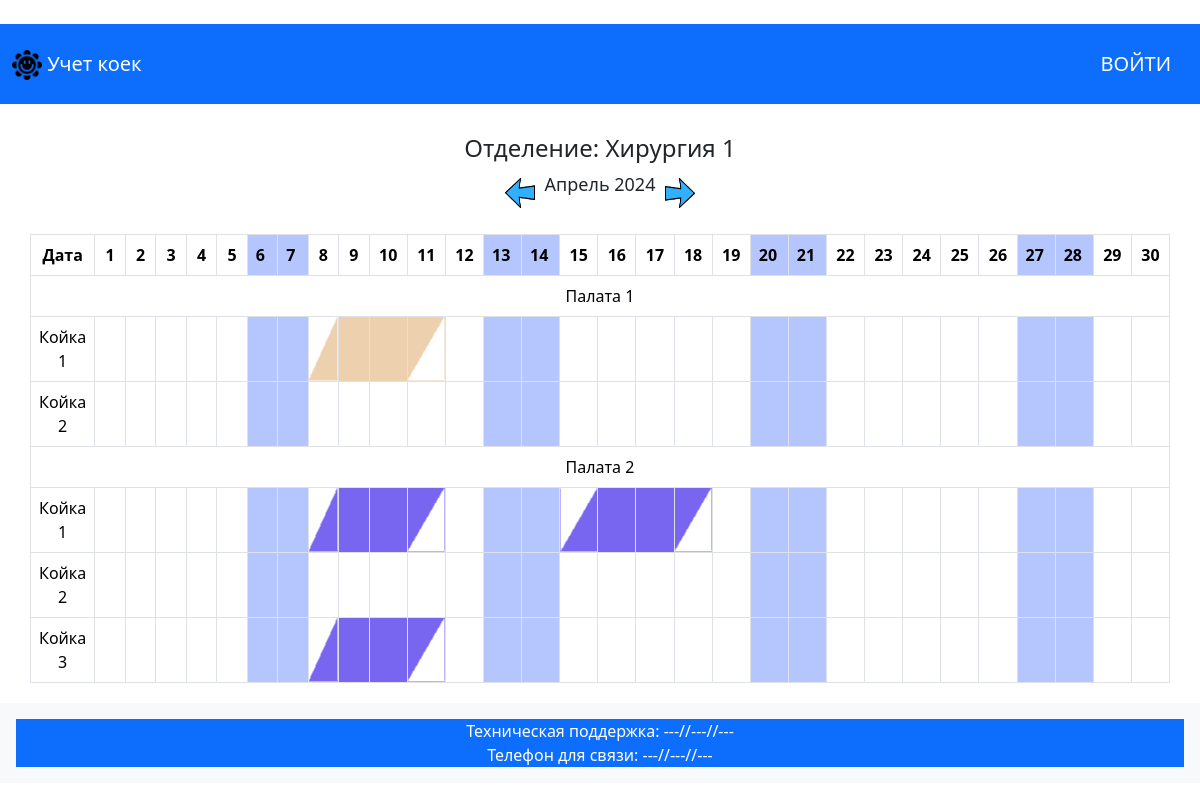
Screenshot of /salaf/2024/4/ with the database file from the repository.
### department/models.py (models this page shows, shortened)
class DepartmentModel(models.Model):
    name = models.CharField(
        max_length=STRING_MAX_LENGTH,
        verbose_name='Название отделения',
        unique=True,)
    address = models.CharField(
        max_length=STRING_MAX_LENGTH*2,
        verbose_name='Адрес')
    slug = models.SlugField(
        verbose_name='Слаг',
        unique=True,
        editable=False,)
    class Meta:
        verbose_name = 'Отделение'
        verbose_name_plural = 'Отделения'
    def __str__(self):
        return self.name

class WardModel(models.Model):
    name = models.CharField(
        max_length=STRING_MAX_LENGTH,
        verbose_name='Наименование палаты',
        )
    department = models.ForeignKey(
        DepartmentModel,
        on_delete=models.PROTECT,
        null=True,
        blank=True,
        verbose_name='Находится в отделении',
    )
    slug = models.SlugField(
        verbose_name='Слаг',
        unique=True,
        editable=False,)
    class Meta:
        verbose_name = 'Палата'
        verbose_name_plural = 'Палаты'

class BedModel(models.Model):
    number = models.CharField(
        max_length=STRING_MAX_LENGTH,
        verbose_name='Номер койки',
        )
    ward = models.ForeignKey(
        WardModel,
        on_delete=models.PROTECT,
        null=True,
        blank=True,
        verbose_name='Находится в палате',
    )
    slug = models.SlugField(
        verbose_name='Слаг',
        unique=True,
        editable=False,)
    class Meta:
        verbose_name = 'Койка'
        verbose_name_plural = 'Койки'

### patients/models.py (models this page shows, shortened)
class OccupyWardModel(models.Model):
    full_name = models.CharField(
        max_length=STRING_MAX_LENGTH,
        verbose_name='Фамилия И.О.'
    )
    telephone = models.CharField(
        max_length=STRING_MAX_LENGTH,
        verbose_name='Телефон',
        blank=True,
    )
    bed = models.ForeignKey(
        BedModel,
        on_delete=models.CASCADE,
        verbose_name='Койка',
    )
    date_checkin = models.DateField(
        verbose_name='Дата заселения',
        default=timezone.now,
        null=True,
    )
    date_checkout = models.DateField(
        verbose_name='Дата выселения',
        default=timezone.now().date() + timezone.timedelta(days=3),
        null=True,
    )
    comment = models.TextField(
        blank=True,
        verbose_name='Комментарий'
    )
    operation = models.BooleanField(
        default=False,
        verbose_name='Операция'
    )
    color = RGBColorField(
        default='#8B0000',
        verbose_name='Цвет заливки',
        help_text='Выберите цвет заливки для пациента'
    )
    slug = models.SlugField(
        verbose_name='Слаг',
        unique=True,
        editable=False,
    )
    class Meta:
        verbose_name = 'Заселенная койка'
        verbose_name_plural = 'Заселенные койки'

### pilgrim/views.py (the view, shortened to what this page needs)
# urls.py: path('<str:department_slug>/<int:year>/<int:month>/', AccountBedsView.as_view(), name='account_beds'),
class AccountBedsView(ListView):
    model = WardModel
    template_name = 'account_beds.html'
    context_object_name = 'wards'
    def get_queryset(self):
        department_slug = self.kwargs.get('department_slug')
        department = DepartmentModel.objects.get(slug=department_slug)
        queryset = WardModel.objects.filter(department=department)
        return queryset
    def get_context_data(self, **kwargs):
            context = super().get_context_data(**kwargs)
            context['department_slug'] = self.kwargs.get('department_slug')
            context['year'] = int(self.kwargs.get('year'))
            context['month'] = int(self.kwargs.get('month'))
            department_slug = self.kwargs.get('department_slug')
            department = DepartmentModel.objects.get(slug=department_slug)
            wards = self.get_queryset().filter(department=department)
            context['wards'] = wards
            context['department'] = department
            year = int(self.kwargs.get('year'))
            month = int(self.kwargs.get('month'))
            previous_month = month
            next_month = month
            if month == 1:
                previous_month = 12
                previous_year = year - 1
            else:
                previous_month -= 1
                previous_year = year
            if month == 12:
                next_month = 1
                next_year = year + 1
            else:
                next_month += 1
                next_year = year
            context['previous_month'] = previous_month
            context['previous_year'] = previous_year
            context['next_month'] = next_month
            context['next_year'] = next_year
            month_name = MONTH_NAMES.get(month)
            context['month_name'] = month_name
            year = int(self.kwargs.get('year'))
            month = int(self.kwargs.get('month'))
            _, num_days = calendar.monthrange(year, month)
            days_with_markings = {day: 'Weekend' if calendar.weekday(year, month, day) in [5, 6] else 'Weekday' for day in range(1, num_days + 1)}
            occupancy_data = []
            for ward in wards:
                for bed in ward.bedmodel_set.all():
                    bed_data = {
                        'ward': ward.name,
                        'number': bed.number,
                        'department': bed.ward.department.name,
                        'occupancy': [
                            {
                                'day': day,
                                'occupied': False,
                                'first_day': False,
                                'last_day': False,
                                'operation': False,
                                'color': '#9fb5ffc4' if calendar.weekday(year, month, day) in [5, 6] else '#FFFFFF',  # Change color based on weekday
                                'prev_color': '#FFFFFF'
                            } for day in range(1, num_days + 1)
                        ]
                    }
                    occupancy_data.append(bed_data)
            bookings = OccupyWardModel.objects.order_by('date_checkin').filter(Q(date_checkin__lte=datetime(year, month, num_days)) & Q(date_checkout__gte=datetime(year, month, 1)))
            for booking in bookings:
                current_date = booking.date_checkin
                while current_date <= booking.date_checkout:
                    if current_date.month == month:
                        for bed_data in occupancy_data:
                            if bed_data['ward'] == booking.bed.ward.name and bed_data['number'] == booking.bed.number and bed_data['department'] == booking.bed.ward.department.name:
                                day_data = next((day for day in bed_data['occupancy'] if day['day'] == current_date.day), None)
                                if day_data:
                                    day_data['occupied'] = True
                                    if current_date == booking.date_checkin:
                                        day_data['first_day'] = True
                                    if current_date == booking.date_checkout:
                                        day_data['last_day'] = True
                                    day_data['operation'] = booking.operation
                                    day_data['color'] = booking.color
                                    day_data['ward_slug'] = booking.bed.ward.slug
                                    day_data['bed_slug'] = booking.bed.slug
                                    day_data['prev_color'] = bed_data['occupancy'][current_date.day - 2]['color'] if current_date.day > 1 else '#FFFFFF'
                    current_date += timezone.timedelta(days=1)
            context['num_days'] = num_days + 1
            context['days_with_markings'] = days_with_markings
            context['occupancy_data'] = occupancy_data
            return context

### templates/account_beds.html (shortened to what this page needs)
{% extends 'base.html' %}
{% block body_site_page %}
{% load static %}
<div class="date-container">
    <h2 class="department-heading">Отделение: {{ department }}</h2>
    <div class="navigation">
        <a class="st_left" href="{% url 'account_beds' department_slug=department_slug year=previous_year month=previous_month %}">
            <img src="{% static '/img/st_left.png' %}" alt="" width="30" height="30" class="d-inline-block align-text-top">
        </a>
        <p class="month-year">{{ month_name }} {{ year }}</p>
        <a class="st_right" href="{% url 'account_beds' department_slug=department_slug year=next_year month=next_month %}">
            <img src="{% static '/img/st_right.png' %}" alt="" width="30" height="30" class="d-inline-block align-text-top">
        </a>
    </div>
</div>
<div class="table-container">
    <table class="table table-bordered custom-table">
        <thead>
            <tr>
                <th scope="col" class="text-center">Дата</th>
                {% for day, marking in days_with_markings.items %}
                    {% if marking == 'Weekend' %}
                        <th scope="col" style="background: linear-gradient(to top right, #9fb5ffc4 20%, #9fb5ffc4 80%)">{{day}}</th>
                    {% else %}
                        <th scope="col" class="text-center">{{day}}</th>
                    {% endif %}
                {% endfor %}
            </tr>
        </thead>
        <tbody>
            {% for ward in wards %}
                <tr>
                    <td colspan="{{ num_days }}" class="text-center">Палата {{ ward.name }}</td>
                </tr>
                {% for bed in ward.bedmodel_set.all %}
                    {% for bed_data in occupancy_data %}
                        {% if ward.name == bed_data.ward and bed.number == bed_data.number %}
                            <tr>
                                <td class="text-center">Койка {{ bed.number }}</td>
                                {% for day_data in bed_data.occupancy %}
                                    {% if day_data.occupied %}
                                    {% if day_data.first_day and not day_data.last_day %}
                                        <td class="clickable-cell" onclick="window.location.href='{% url 'day_info' department_slug=department_slug ward_slug=bed.ward.slug bed_slug=bed.slug year=year month=month day=day_data.day %}'" style="background: linear-gradient(to top left, {{ day_data.color }} 50%, #ffffff 50%); color: transparent"></td>
                                    {% elif day_data.last_day %}
                                        <td  style="background: linear-gradient(to top left, #ffffff 50%, {{ day_data.color }} 50%); color: transparent"></td>
                                    {% else %}
                                        {% if day_data.operation %}
                                            <td class="clickable-cell" onclick="window.location.href='{% url 'day_info' department_slug=department_slug ward_slug=bed.ward.slug bed_slug=bed.slug year=year month=month day=day_data.day %}'" style="background: linear-gradient(to top right, {{ day_data.color }} 80%, #FF0000 20%); color: transparent"></td>
                                        {% else %}
                                            <td class="clickable-cell" onclick="window.location.href='{% url 'day_info' department_slug=department_slug ward_slug=bed.ward.slug bed_slug=bed.slug year=year month=month day=day_data.day %}'" style="background: linear-gradient(to top left, {{ day_data.color }} 50%, {{ day_data.color }} 50%); color: transparent"></td>
                                        {% endif %}
                                    {% endif %}
                                {% else %}
                                    {% if day_data.color == "#9fb5ffc4" %}
                                        <td style="background: linear-gradient(to top left, {{ day_data.color }} 50%, {{ day_data.color }} 50%); color: transparent" ></td>
                                    {% else %}
                                        <td ></td>
                                    {% endif %}
                                {% endif %}
                                {% endfor %}
                            </tr>
                        {% endif %}
                    {% endfor %}
                {% endfor %}
            {% endfor %}
        </tbody>
    </table>
</div>
{% endblock body_site_page %}

### templates/account_beds.html (style rules this page uses)
.custom-table { width: 95%; margin: 0 auto; }
.custom-table th:not(:first-child), .custom-table td:not(:first-child) { width: 52px; }
.table-container { margin-top: 20px; margin-bottom: 20px; }
.department-heading { text-align: center; font-size: 24px; margin-top: 10px; }
.month-year { text-align: center; font-size: 18px; }
.date-container { display: flex; justify-content: center; align-items: center; flex-direction: column; text-align: center; margin-top: 20px; }
.navigation { display: flex; align-items: center; }
.st_left, .st_right { margin: 0 10px; }

### rows the page displays
DepartmentModel: name "Хирургия 1"
WardModel: name "1"
BedModel: number "1"
BedModel: number "2"
WardModel: name "2"
BedModel: number "1"
BedModel: number "2"
BedModel: number "3"

### other values shown
{{ month_name }} "Апрель"
{{ year }} "2024"
{{ day }} "1" "2" "3" "4" "5" "8" "9" "10" "11" "12" "15" "16" "17" "18" "19" "22" "23" "24" "25" "26" "29" "30"
{{ day }} "6" "7" "13" "14" "20" "21" "27" "28"
